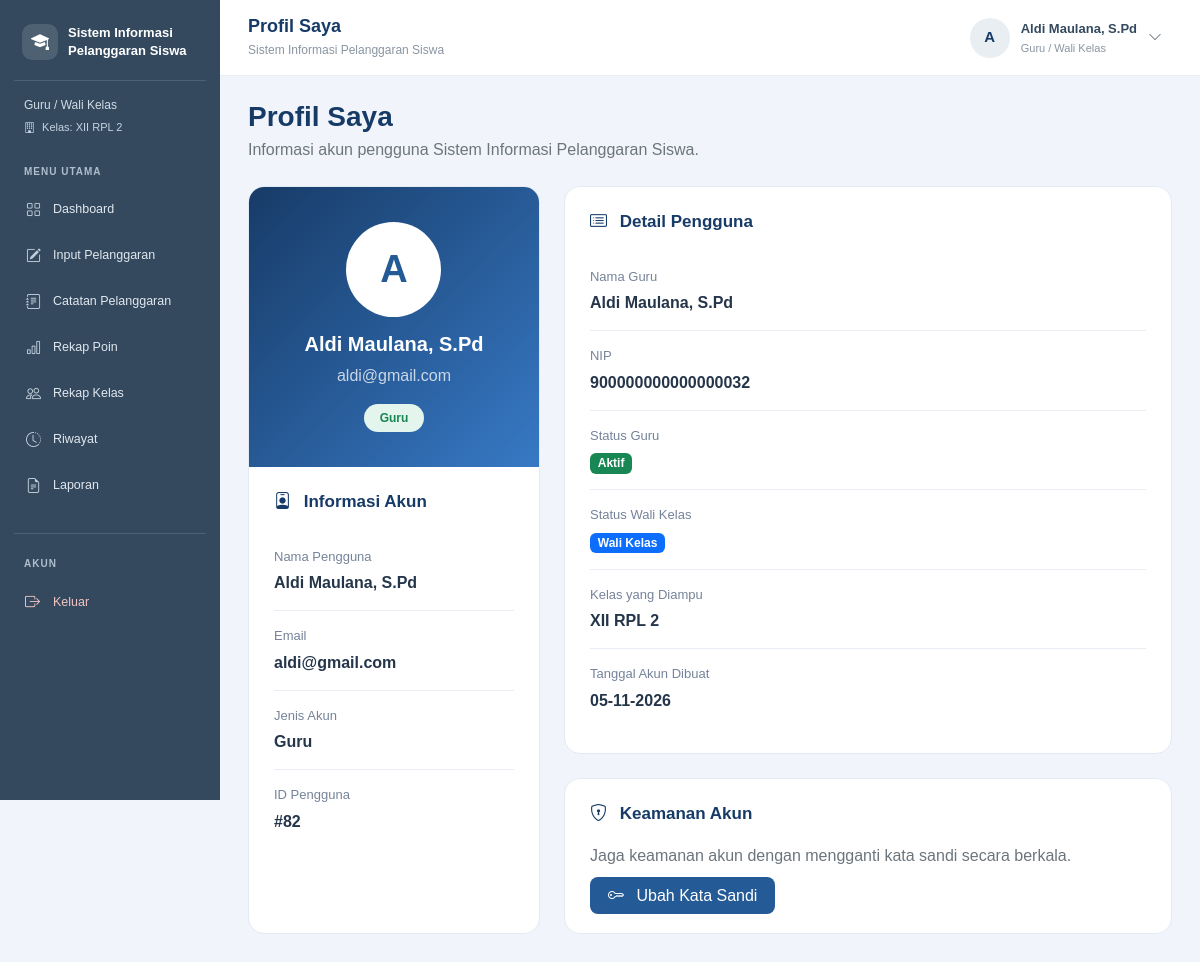
Screenshot of /profil.php (signed in) with the database file from the repository.
### tables this page shows
CREATE TABLE `t_users` (
  `id` int(11) NOT NULL,
  `name` varchar(225) NOT NULL,
  `email` varchar(225) NOT NULL,
  `email_verified_at` timestamp NULL DEFAULT current_timestamp(),
  `password` varchar(225) NOT NULL,
  `remember_token` varchar(100) NOT NULL,
  `role` varchar(255) NOT NULL,
  `created_at` timestamp NULL DEFAULT current_timestamp(),
  `updated_at` timestamp NULL DEFAULT current_timestamp()
);

CREATE TABLE `t_guru` (
  `id` int(11) NOT NULL,
  `nip` varchar(30) NOT NULL,
  `nama` varchar(150) NOT NULL,
  `email` varchar(150) NOT NULL,
  `status_aktif` tinyint(1) NOT NULL,
  `user_id` int(11) NOT NULL,
  `created_at` timestamp NOT NULL DEFAULT current_timestamp(),
  `updated_at` timestamp NOT NULL DEFAULT current_timestamp()
);

### includes/cek_wali_kelas.php (called while the page is built, shortened)
<?php
$role = strtolower(trim($_SESSION['role'] ?? ''));
if (isset($koneksi) && $role === 'guru') {
    $idUser = (int)($_SESSION['id'] ?? 0);
    $queryWali = "
        SELECT
            w.kelas_id,
            w.tahun_ajaran_id,
            k.nama AS nama_kelas
        FROM t_guru g
        JOIN t_wali_kelas w
            ON w.guru_id = g.id
        JOIN t_kelas k
            ON k.id = w.kelas_id
        JOIN t_tahun_ajaran ta
            ON ta.id = w.tahun_ajaran_id
        WHERE g.user_id = ?
            AND g.status_aktif = 1
            AND w.status_aktif = 1
            AND k.status_aktif = 1
            AND ta.status_aktif = 1
        ORDER BY w.id DESC
        LIMIT 1
    ";
    $stmtWali = mysqli_prepare($koneksi, $queryWali);
    if ($stmtWali) {
        mysqli_stmt_bind_param($stmtWali, "i", $idUser);
        mysqli_stmt_execute($stmtWali);
        $hasilWali = mysqli_stmt_get_result($stmtWali);
        if ($dataWali = mysqli_fetch_assoc($hasilWali)) {
            $isWaliKelas = true;
            $namaKelasWali = $dataWali['nama_kelas'];
        }
    }
}

### profil.php (the view, shortened to what this page needs)
<?php
require_once 'config/koneksi.php';
$db = $conn ?? $koneksi ?? null;
$idUser = $_SESSION['id'] ?? 0;
$stmt = mysqli_prepare($db, "
    SELECT id, name, email, role, created_at
    FROM t_users
    WHERE id = ?
    LIMIT 1
");
mysqli_stmt_bind_param($stmt, "i", $idUser);
mysqli_stmt_execute($stmt);
$resultUser = mysqli_stmt_get_result($stmt);
$user = mysqli_fetch_assoc($resultUser);
$nama = $user['name'];
$email = $user['email'];
$role = strtolower($user['role']);
$jenisAkun = ($role === 'admin') ? 'Administrator' : 'Guru';
$guru = null;
if ($role === 'guru') {
    $stmtGuru = mysqli_prepare($db, "
        SELECT nip, nama, email, status_aktif
        FROM t_guru
        WHERE user_id = ?
        LIMIT 1
    ");
    mysqli_stmt_bind_param($stmtGuru, "i", $idUser);
    mysqli_stmt_execute($stmtGuru);
    $resultGuru = mysqli_stmt_get_result($stmtGuru);
    $guru = mysqli_fetch_assoc($resultGuru);
}
if ($role === 'guru') {
    require_once 'includes/cek_wali_kelas.php';
    $isWaliKelas = $isWaliKelas ?? false;
    $namaKelasWali = $namaKelasWali ?? '';
}
function aman($nilai)
{
    return htmlspecialchars((string)($nilai ?? ''), ENT_QUOTES, 'UTF-8');
}
?>
<!DOCTYPE html>
<html lang="id">
<head>
    <link href="https://cdn.jsdelivr.net/npm/bootstrap@5.3.8/dist/css/bootstrap.min.css" rel="stylesheet">
    <link href="https://cdn.jsdelivr.net/npm/bootstrap-icons@1.11.3/font/bootstrap-icons.min.css" rel="stylesheet">
</head>
<body>
<?php
include 'includes/sidebar.php';
include 'includes/navbar.php';
?>
<main class="konten-utama">
    <div class="mb-4">
        <h3 class="judul-halaman mb-1">Profil Saya</h3>
        <p class="text-secondary mb-0">
            Informasi akun pengguna Sistem Informasi Pelanggaran Siswa.
        </p>
    </div>
    <div class="row g-4">
        <div class="col-lg-4">
            <div class="kartu-profil h-100">
                <div class="header-profil text-center">
                    <div class="avatar-profil mx-auto">
                        <?= aman($inisial); ?>
                    </div>
                    <h5 class="fw-bold mb-2">
                        <?= aman($nama); ?>
                    </h5>
                    <p class="mb-3 opacity-75">
                        <?= aman($email); ?>
                    </p>
                    <span class="badge rounded-pill px-3 py-2
                        <?= $role === 'admin' ? 'badge-admin' : 'badge-guru'; ?>">
                        <?= aman($jenisAkun); ?>
                    </span>
                </div>
                <div class="isi-profil">
                    <h6 class="judul-bagian">
                        <i class="bi bi-person-badge me-2"></i>
                        Informasi Akun
                    </h6>
                    <div class="item-profil">
                        <div class="label-profil">Nama Pengguna</div>
                        <div class="nilai-profil">
                            <?= aman($nama); ?>
                        </div>
                    </div>
                    <div class="item-profil">
                        <div class="label-profil">Email</div>
                        <div class="nilai-profil">
                            <?= aman($email); ?>
                        </div>
                    </div>
                    <div class="item-profil">
                        <div class="label-profil">Jenis Akun</div>
                        <div class="nilai-profil">
                            <?= aman($jenisAkun); ?>
                        </div>
                    </div>
                    <div class="item-profil">
                        <div class="label-profil">ID Pengguna</div>
                        <div class="nilai-profil">
                            #<?= aman($user['id']); ?>
                        </div>
                    </div>
                </div>
            </div>
        </div>
        <div class="col-lg-8">
            <div class="kartu-profil mb-4">
                <div class="isi-profil">
                    <h6 class="judul-bagian">
                        <i class="bi bi-card-list me-2"></i>
                        Detail Pengguna
                    </h6>
                    <?php if ($role === 'admin'): ?>
                        <div class="item-profil">
                            <div class="label-profil">Nama Jabatan</div>
                            <div class="nilai-profil">Administrator Sistem</div>
                        </div>
                        <div class="item-profil">
                            <div class="label-profil">Hak Akses</div>
                            <div class="nilai-profil">Pengelolaan seluruh sistem</div>
                        </div>
                    <?php else: ?>
                        <div class="item-profil">
                            <div class="label-profil">Nama Guru</div>
                            <div class="nilai-profil">
                                <?= aman($guru['nama'] ?? $nama); ?>
                            </div>
                        </div>
                        <div class="item-profil">
                            <div class="label-profil">NIP</div>
                            <div class="nilai-profil">
                                <?= aman($guru['nip'] ?? '-'); ?>
                            </div>
                        </div>
                        <div class="item-profil">
                            <div class="label-profil">Status Guru</div>
                            <div class="nilai-profil">
                                <?php if ($guru && (int)$guru['status_aktif'] === 1): ?>
                                    <span class="badge bg-success">Aktif</span>
                                <?php else: ?>
                                    <span class="badge bg-secondary">Tidak Aktif</span>
                                <?php endif; ?>
                            </div>
                        </div>
                        <div class="item-profil">
                            <div class="label-profil">Status Wali Kelas</div>
                            <div class="nilai-profil">
                                <?php if ($isWaliKelas): ?>
                                    <span class="badge bg-primary">Wali Kelas</span>
                                <?php else: ?>
                                    <span class="badge bg-secondary">Guru</span>
                                <?php endif; ?>
                            </div>
                        </div>
                        <?php if ($isWaliKelas): ?>
                            <div class="item-profil">
                                <div class="label-profil">Kelas yang Diampu</div>
                                <div class="nilai-profil">
                                    <?= aman($namaKelasWali ?: 'Informasi kelas belum tersedia'); ?>
                                </div>
                            </div>
                        <?php endif; ?>
                    <?php endif; ?>
                    <div class="item-profil">
                        <div class="label-profil">Tanggal Akun Dibuat</div>
                        <div class="nilai-profil">
                            <?php
                            if (!empty($user['created_at'])) {
                                echo date('d-m-Y', strtotime($user['created_at']));
                            } else {
                                echo '-';
                            }
                            ?>
                        </div>
                    </div>
                </div>
            </div>
            <div class="kartu-profil">
                <div class="isi-profil">
                    <h6 class="judul-bagian">
                        <i class="bi bi-shield-lock me-2"></i>
                        Keamanan Akun
                    </h6>
                    <p class="text-secondary mb-3">
                        Jaga keamanan akun dengan mengganti kata sandi
                        secara berkala.
                    </p>
                    <a href="ubah_password.php" class="tombol-password">
                        <i class="bi bi-key me-2"></i>
                        Ubah Kata Sandi
                    </a>
                </div>
            </div>
        </div>
    </div>
</main>
</body>
</html>

### profil.php (style rules this page uses)
body { background: #F1F5FB; font-family: Arial, sans-serif; margin: 0; }
.konten-utama { margin-left: 220px; width: calc(100% - 220px); min-height: 100vh; padding: 100px 28px 30px; box-sizing: border-box; }
.judul-halaman { color: #173B67; font-weight: 700; }
.kartu-profil { background: #fff; border-radius: 16px; border: 1px solid #E3EAF3; overflow: hidden; }
.header-profil { background: linear-gradient(135deg, #173B67, #3779C5); padding: 35px 25px; color: white; }
.avatar-profil { width: 95px; height: 95px; border-radius: 50%; background: white; color: #245B96; display: flex; align-items: center; justify-content: center; font-size: 38px; font-weight: 700; border: 4px solid rgba(255,255,255,0.4); margin-bottom: 15px; }
.isi-profil { padding: 25px; }
.judul-bagian { color: #173B67; font-weight: 700; font-size: 17px; margin-bottom: 20px; }
.item-profil { padding: 15px 0; border-bottom: 1px solid #E9EEF5; }
.item-profil:last-child { border-bottom: none; }
.label-profil { color: #758399; font-size: 13px; margin-bottom: 5px; }
.nilai-profil { color: #25364A; font-weight: 600; overflow-wrap: anywhere; }
.badge-guru { background: #E3F5EC; color: #198754; }
.tombol-password { background: #245B96; color: white; border: none; padding: 10px 18px; border-radius: 8px; text-decoration: none; }

### rows the page displays
t_users: name "Aldi Maulana, S.Pd", email "aldi@gmail.com", role "Guru", id "82", created_at "05-11-2026"
t_guru: nama "Aldi Maulana, S.Pd", nip "900000000000000032"

### other values shown
$labelRole "Guru / Wali Kelas"
$namaKelasWali "XII RPL 2"
$menu[0] "Dashboard"
$menu[0] "Input Pelanggaran"
$menu[0] "Catatan Pelanggaran"
$menu[0] "Rekap Poin"
$menu[0] "Rekap Kelas"
$menu[0] "Riwayat"
$menu[0] "Laporan"
$judulNavbar "Profil Saya"
$inisial "A"
$namaPengguna "Aldi Maulana, S.Pd"
$labelRoleNavbar "Guru / Wali Kelas"
aman($inisial) "A"
aman($namaKelasWali ?: 'Informasi kelas belum tersedia') "XII RPL 2"
